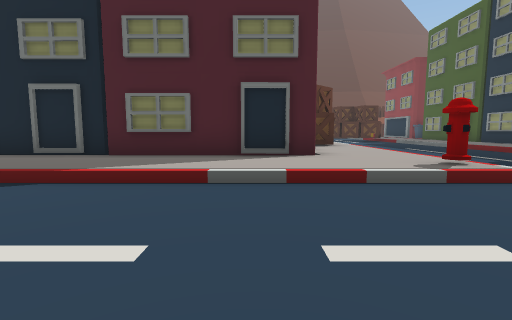
view 1 (above)

24 first-person views from a walk through a Unity game level. The camera is 1.3 m above the floor, tilts 6° down and sees 85° across. The floor is counted in squares, 2 m on a side. Each view is taken from the middle of a square. On the plan, view 1 faces up. The plan holds only what a view shows up to about 9 squares ahead; the rest is blank. The place goes on beyond the plan. The player character is not drawn.

view 2
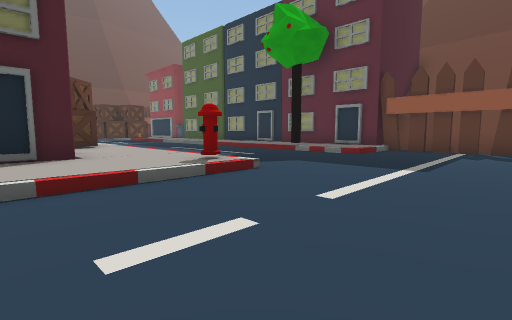

view 3
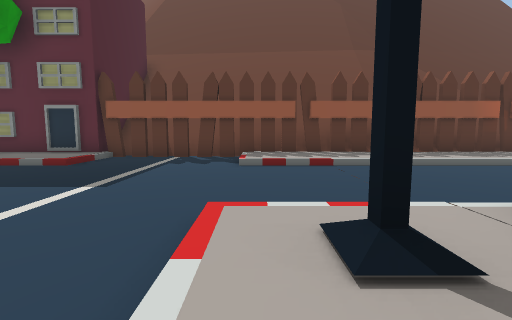

view 4
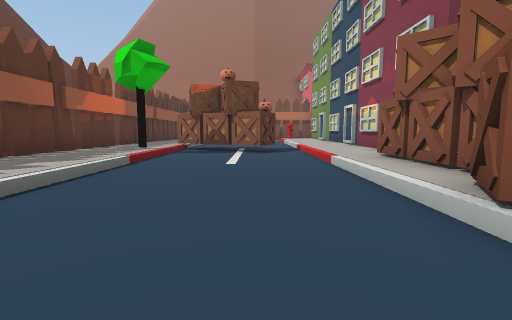

view 5
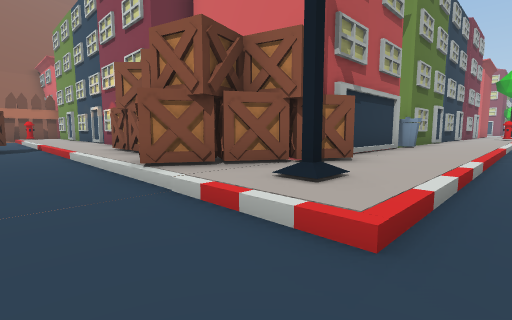

view 6
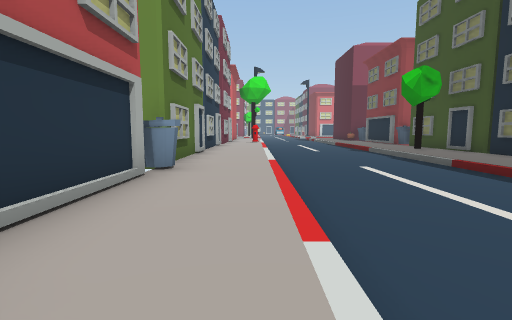

view 7
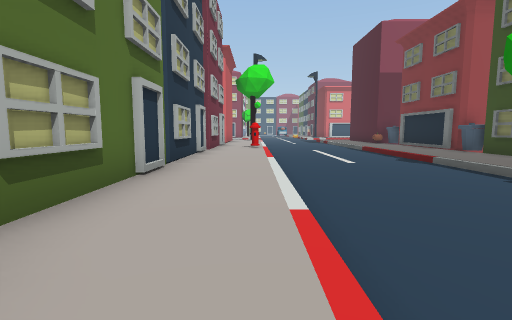

view 8
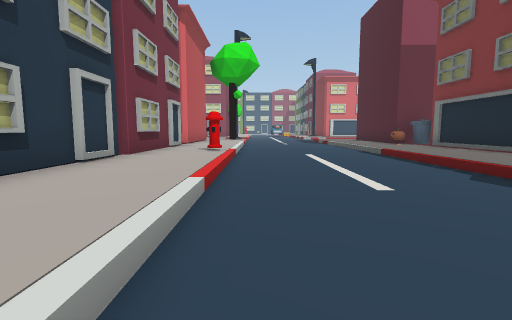

view 9
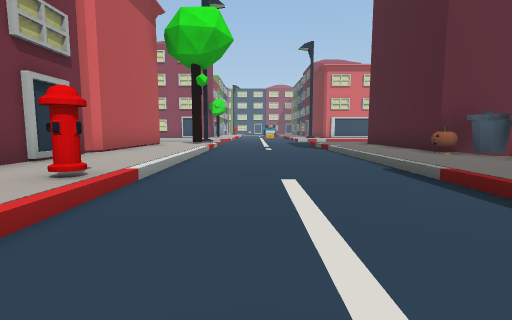

view 10
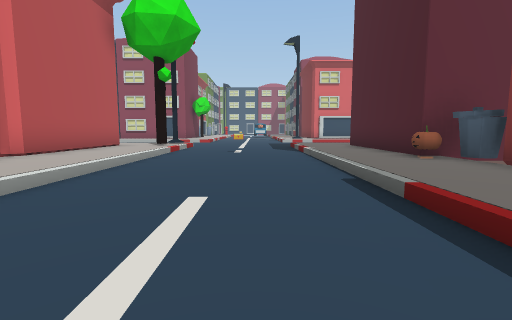

view 11
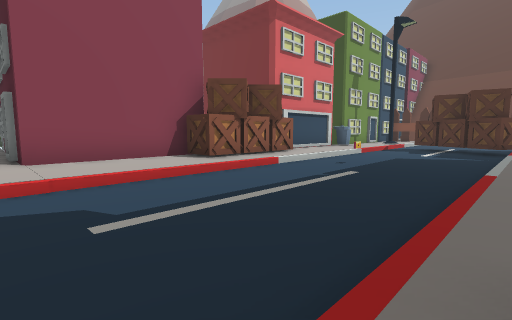

view 12
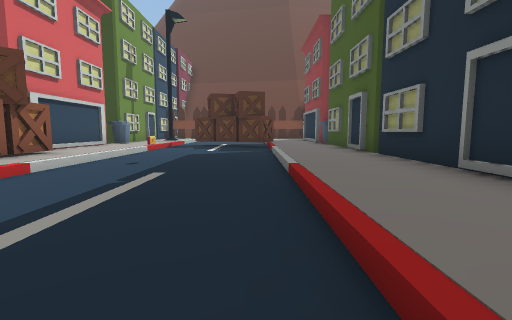

view 13
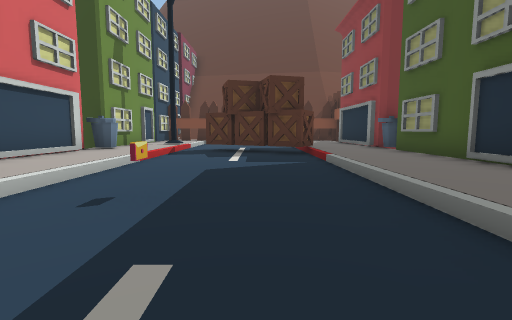

view 14
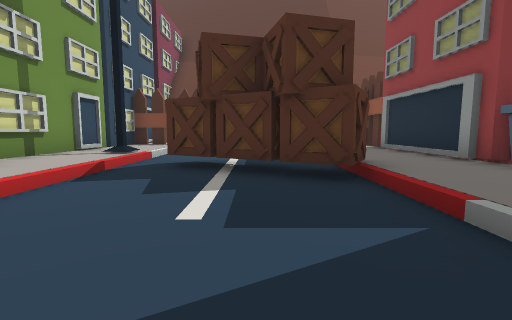

view 15
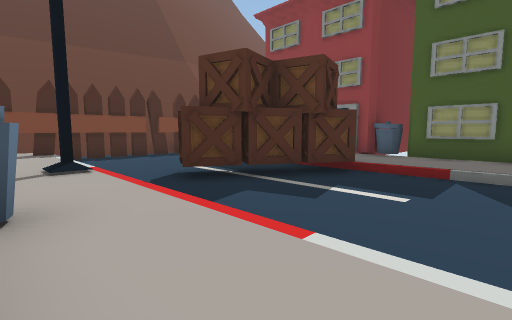

view 16
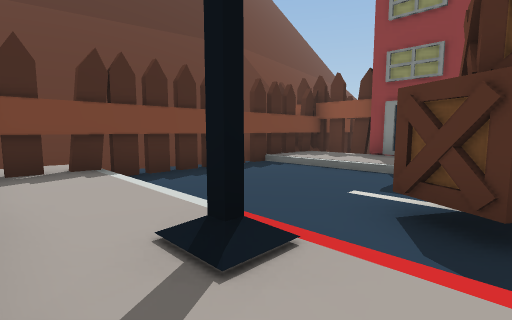

view 17
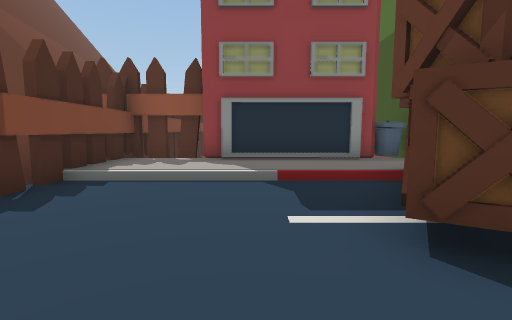

view 18
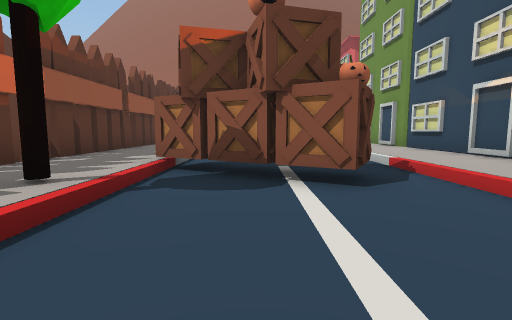

view 19
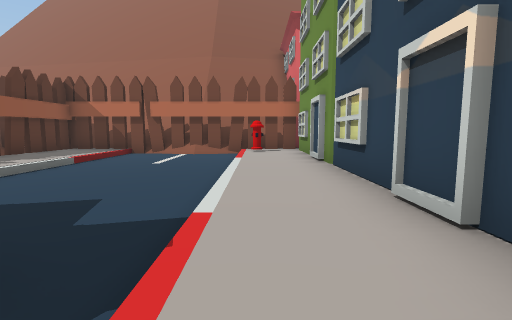

view 20
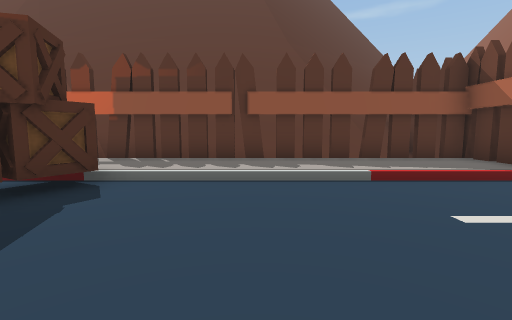

view 21
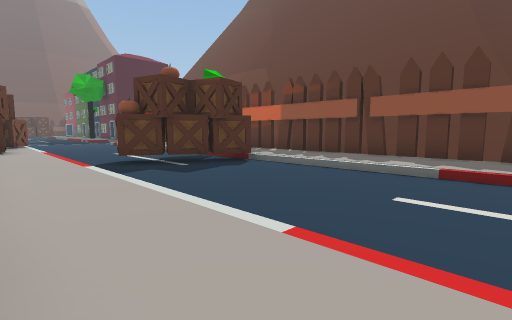

view 22
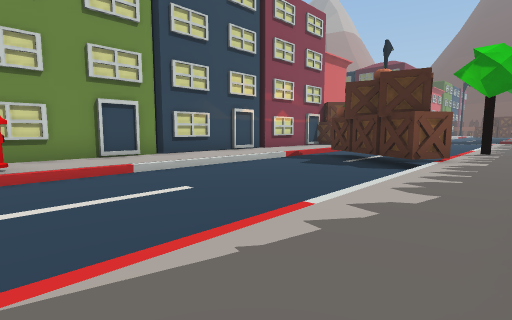

view 23
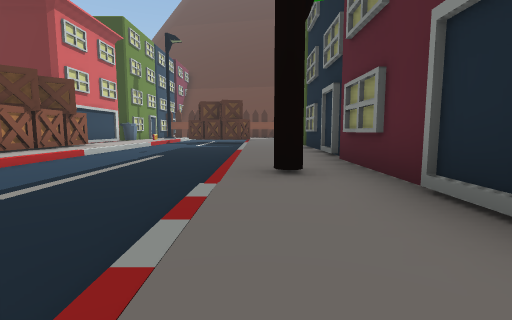

view 24
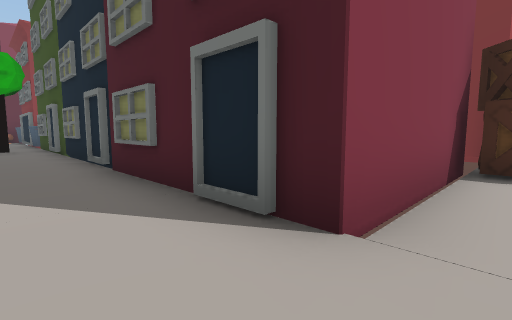

### Floor plan
Key: @ floor where view 1 was taken; # wall or solid block; x gap in a wall; . main floor; : floor 0.75 m higher than the main floor; + floor 1.5 m higher than the main floor; = window, fence, low wall or low ledge; B box; U building; H hydrant; T tree; I bin; P pumpkin; O other object.
Columns run from 21 left of view 1 to 12 right of it. Each row starts with its distance up from view 1.
 25                        ####
 24                         .=######
 23                        ##########
 22                       U........x
 21                        ........U
 20                       U........U
 19                       U.#.B....U
 18                       U...BBB..U
 17                       UI...BB..IUU
 16                       U........UUU
 15                       U........U
 14                       U........U
 13                       U........U
 12                      UBB..O....U
 11                       BB.......U
 10                       BB.......U
  9                       BB.......U
  8                       U........U
  7    UU    U            U........U
  6    UIIUUUIUUUUUUUUUUUUU......T.U
  5 UUUUP.......T..................U
  4 ............T...........H......U
  3 ...............................#
  2 ...............................##
  1 O..............................#
  0 .....................@.........#
 -1 T......H.......................#
 -2 ......................B#.......#
 -3 UUUUUUUUUUUUUUUUUIUUUBBB.......#
 -4                      UBBB......#
 -5                       UB...... #
 -6                       UB.......#
 -7                      UUB.......#
 -8                       U........#
 -9                        U.......#
-10                        U..B..T.#
-11                       U...BBB..#
-12                       U....BB..##
-13                       U........##
-14                       U........#+
-15                       U........#+
-16                       U........x+
-17                       U........x+
-18                       U........#:
-19                       U.H......x

Positions as (right, up) in squares from view 1, and headings:
1: (0, 0), facing up
2: (0, 0), facing up-right
3: (1, -1), facing right
4: (5, -2), facing down
5: (5, 0), facing down-left
6: (1, -1), facing left
7: (-3, -1), facing left
8: (-7, 0), facing left
9: (-11, 1), facing left
10: (-12, 2), facing left
11: (8, 5), facing up-left
12: (7, 6), facing up
13: (6, 9), facing up
14: (6, 13), facing up
15: (2, 14), facing up-right
16: (2, 18), facing up-right
17: (3, 20), facing right
18: (6, -7), facing down
19: (3, -10), facing down
20: (3, -15), facing right
21: (2, -18), facing up-right
22: (9, -19), facing up-left
23: (8, 3), facing up
24: (2, 4), facing up-left
